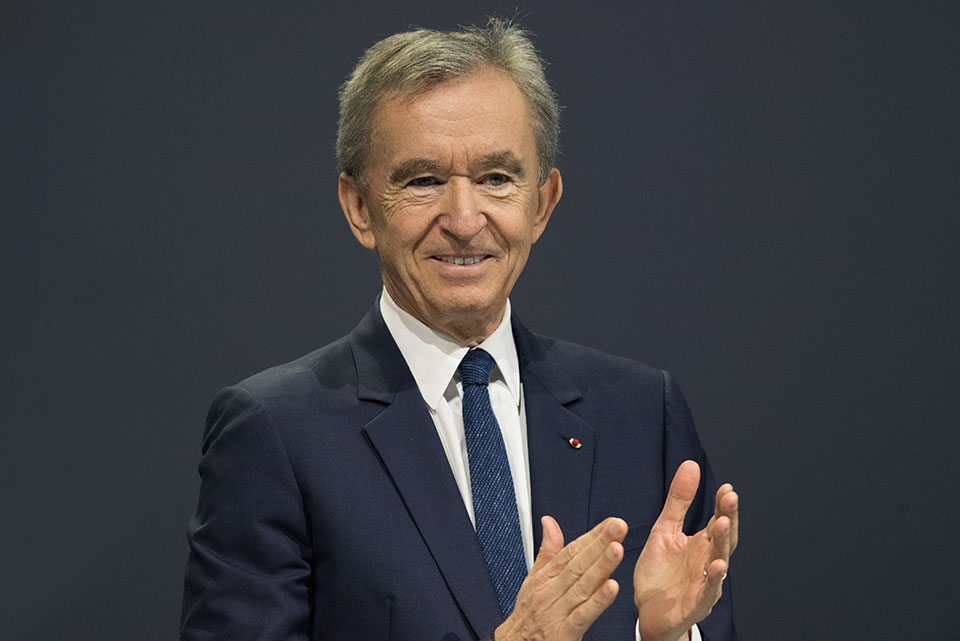
#> input picture img.png, 960 x 641 px
$ python main.py
#> lines starting #> are read from the running program, lines starting #| are printed output that depends on the picture; after the words box and inside, x2 and y2 are one past the last pixel; in counts of white or black regions, pixels touching at a corner belong together
#import cv2
import cv2 as cv
import numpy as np
import matplotlib.pyplot as plt
"""
imagePath = 'photo.jpg'
img = cv2.imread(imagePath)
gray_image = cv2.cvtColor(img, cv2.COLOR_BGR2GRAY)

face_classifier = cv2.CascadeClassifier(
    cv2.data.haarcascades + "haarcascade_frontalface_default.xml"
)

face_classifier = cv2.CascadeClassifier(
    cv2.data.haarcascades + "haarcascade_frontalface_default.xml"
)

face = []

for (x, y, w, h) in face:
    cv2.rectangle(img, (x, y), (x + w, y + h), (0, 255, 0), 4)

img_rgb = cv2.cvtColor(img, cv2.COLOR_BGR2RGB)

plt.figure(figsize=(20,10))
plt.imshow(img_rgb)
plt.axis('off')

"""

# Read image from your local file system
original_image = cv.imread('img.png')
#> original_image is the input picture: shape (641, 960, 3); mean B, G, R 65.8, 62.4, 62.8

# Convert color image to grayscale for Viola-Jones
grayscale_image = cv.cvtColor(original_image, cv.COLOR_BGR2GRAY)
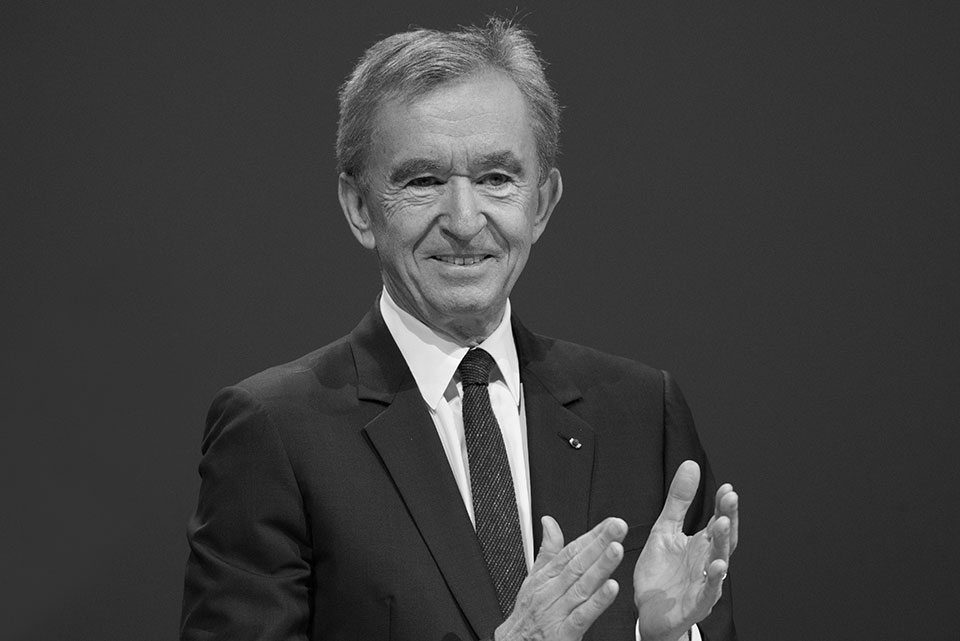
#> grayscale_image: shape (641, 960); min 0, max 255, mean 62.9

# Load the classifier and create a cascade object for face detection
face_cascade = cv.CascadeClassifier('haarcascade_frontalface_alt.xml')

detected_faces = face_cascade.detectMultiScale(grayscale_image)
#> detected_faces = [[346, 86, 233, 233]]

for (column, row, width, height) in detected_faces:
    cv.rectangle(
        original_image,
        (column, row),
        (column + width, row + height),
        (0, 255, 0),
        2
    )
#> this loop made 1 pass
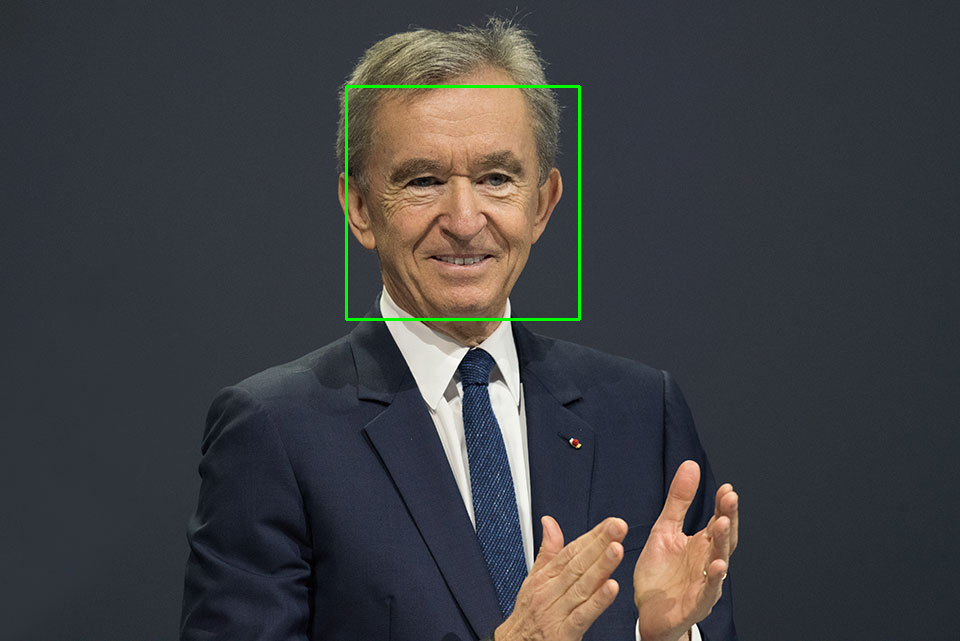
#> original_image: shape (641, 960, 3); 0.45% of pixels changed, all inside (x1, y1, x2, y2) = (345, 85, 581, 321)

cv.imshow('Image', original_image)
cv.waitKey(0)
cv.destroyAllWindows()
